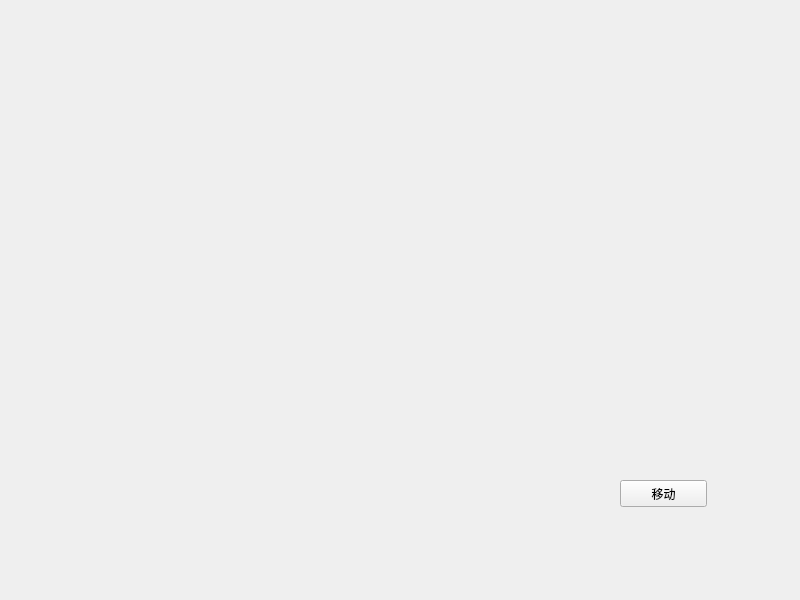
<?xml version="1.0" encoding="UTF-8"?>
<ui version="4.0">
 <class>Widget</class>
 <widget class="QWidget" name="Widget">
  <property name="geometry">
   <rect>
    <x>0</x>
    <y>0</y>
    <width>800</width>
    <height>600</height>
   </rect>
  </property>
  <property name="windowTitle">
   <string>Widget</string>
  </property>
  <widget class="QPushButton" name="pushButton">
   <property name="geometry">
    <rect>
     <x>620</x>
     <y>480</y>
     <width>87</width>
     <height>27</height>
    </rect>
   </property>
   <property name="text">
    <string>移动</string>
   </property>
  </widget>
 </widget>
 <resources/>
 <connections/>
</ui>
